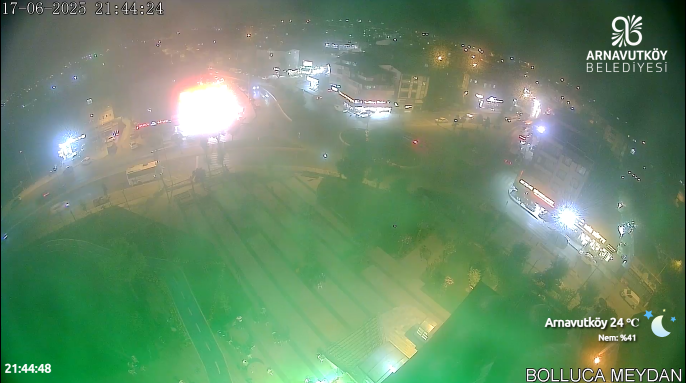
#> input picture media/1.png, 1372 x 766 px (shown at 1/2 size); its folder holds only this picture in this run
$ python -i 'arac_sayımı.py'   (imports and definitions only)   (older library calls are emulated)
#> lines starting #> are read from the running program, lines starting #| are printed output that depends on the picture
import cv2
import tkinter as tk
from tkinter import ttk, messagebox, filedialog
from threading import Thread, Event
import json
import os
import numpy as np
from datetime import datetime, time as dt_time, timedelta
import time
import math
from collections import defaultdict
import csv

CONFIG_PATH = "ayarlar.json"
CAMERA_INDEX = 1
DEFAULT_CONFIG = {
    "roi": [],
    "distortion": {"k1": 0.0, "k2": 0.0, "p1": 0.0, "p2": 0.0},
    "enhance": {"gamma": 1.2, "clipLimit": 2.0, "saturation": 1.0},
    "detection": {"threshold": 25, "min_area": 50, "max_distance": 30, "max_disappeared": 5},
    "schedule": {"start_time": "08:00", "end_time": "17:00", "active_days": [1, 2, 3, 4, 5]}
}


class CentroidTracker:
    def __init__(self, max_distance=30, max_disappeared=5):
#> further down, picture is the input picture: shape (766, 1372, 3); mean B, G, R 105.7, 137.6, 106.4
        self.next_id = 0
        self.objects = {}
        self.disappeared = {}
        self.max_distance = max_distance
        self.max_disappeared = max_disappeared
        self.total_count = 0
        self.entered_ids = set()
        self.entry_timestamps = {}
        self.last_positions = {}

    # [50 lines left out: functions update, mark_entered, not called in this run]

    def has_entered(self, object_id):
        return object_id in self.entered_ids


class AppState:
    def __init__(self):
        self.roi_list = []
        self.distortion = DEFAULT_CONFIG["distortion"].copy()
        self.enhance_params = DEFAULT_CONFIG["enhance"].copy()
        self.detection_params = DEFAULT_CONFIG["detection"].copy()
        self.schedule_params = DEFAULT_CONFIG["schedule"].copy()
        self.stop_event = Event()
        self.is_running = False
        self.auto_enhance = True
        self.show_motion_only = False
        self.full_screen_mode = False
        self.tracking_data = defaultdict(dict)
        self.object_counter = defaultdict(int)
        self.global_tracker = CentroidTracker(
            max_distance=self.detection_params["max_distance"],
            max_disappeared=self.detection_params["max_disappeared"]
        )
        self.start_time = None
        self.elapsed_time = timedelta()
        self.session_data = []


class ROIEditor:
    def __init__(self):
        self.dragging = False
        self.resizing = False
        self.rotating = False
        self.selected_roi_idx = -1
        self.selected_corner = -1
        self.start_x = 0
        self.start_y = 0
        self.start_angle = 0
        self.start_width = 0
        self.start_height = 0


# [3 lines not run here, left out]

app_state = AppState()
roi_editor = ROIEditor()
auto_enhance_var = tk.BooleanVar(value=app_state.auto_enhance)
show_motion_var = tk.BooleanVar(value=app_state.show_motion_only)
full_screen_mode_var = tk.BooleanVar(value=app_state.full_screen_mode)


def on_auto_enhance_change(*args):
    app_state.auto_enhance = auto_enhance_var.get()


def on_show_motion_change(*args):
    app_state.show_motion_only = show_motion_var.get()


def on_full_screen_mode_change(*args):
    app_state.full_screen_mode = full_screen_mode_var.get()


# [3 lines not run here, left out]


# [39 lines left out: functions create_default_config, validate_rois, ensure_int_coordinates, ensure_roi_visible, not called in this run]


def enhance_image(img):
    if not app_state.auto_enhance:
        return img

    try:
        lab = cv2.cvtColor(img, cv2.COLOR_BGR2LAB)
#> lab: shape (766, 1372, 3); mean of channels 0, 1, 2 138.4, 111.6, 142.2
        l_channel, a_channel, b_channel = cv2.split(lab)
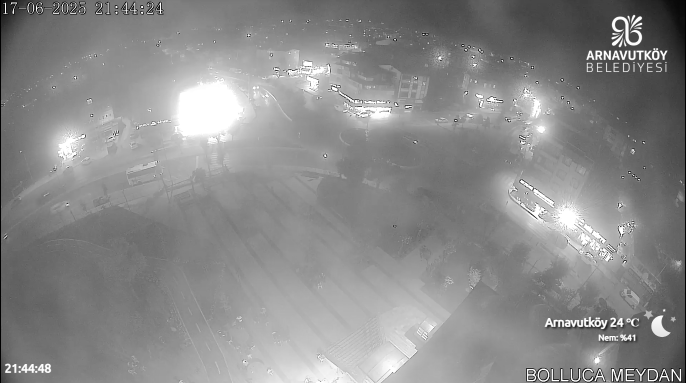
#> l_channel: shape (766, 1372) (shown at 1/2 size); min 0, max 255, mean 138.4
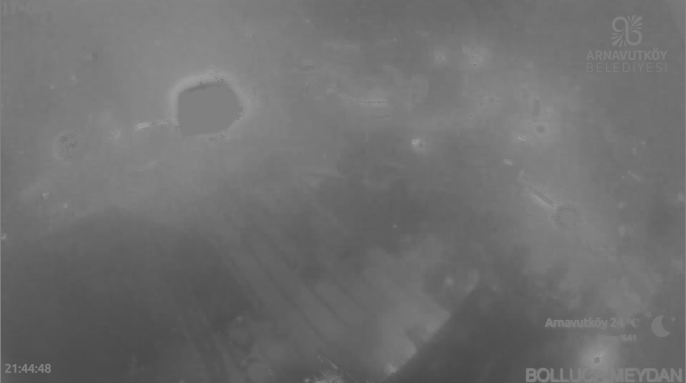
#> a_channel: shape (766, 1372) (shown at 1/2 size); min 70, max 172, mean 111.6
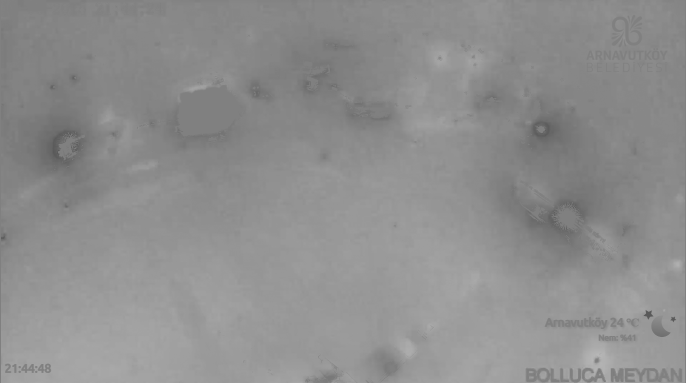
#> b_channel: shape (766, 1372) (shown at 1/2 size); min 79, max 184, mean 142.2

        clahe = cv2.createCLAHE(
            clipLimit=app_state.enhance_params["clipLimit"],
            tileGridSize=(8, 8)
        )
        l_channel = clahe.apply(l_channel)
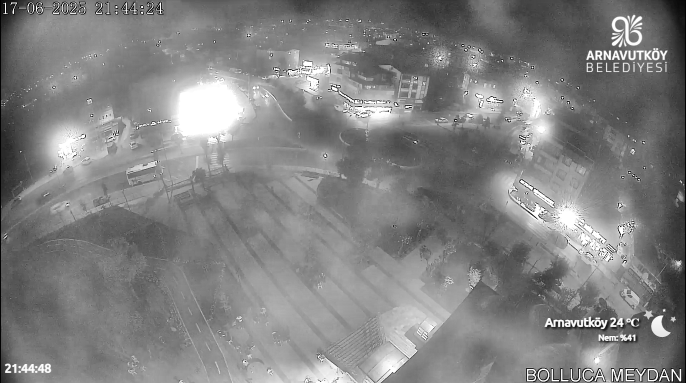
#> l_channel: shape (766, 1372) (shown at 1/2 size); min 0, max 255, mean 129.8

        improved_lab = cv2.merge((l_channel, a_channel, b_channel))
#> improved_lab: shape (766, 1372, 3); mean of channels 0, 1, 2 129.8, 111.6, 142.2
        img = cv2.cvtColor(improved_lab, cv2.COLOR_LAB2BGR)
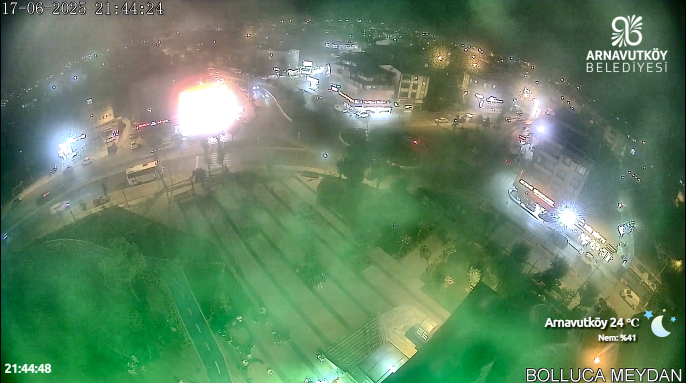
#> img: shape (766, 1372, 3) (shown at 1/2 size); mean B, G, R 97.5, 129, 97.7

        gamma = max(0.1, min(app_state.enhance_params["gamma"], 3.0))
        inv_gamma = 1.0 / gamma
        table = np.array([((i / 255.0) ** inv_gamma) * 255 for i in range(256)]).astype("uint8")
        img = cv2.LUT(img, table)

        hsv = cv2.cvtColor(img, cv2.COLOR_BGR2HSV)
#> hsv: shape (766, 1372, 3); mean H, S, V 57.3, 80.8, 145.8
        hsv = hsv.astype("float32")
#> hsv: shape (766, 1372, 3) float32; mean H, S, V 57.3, 80.8, 145.9
        saturation_scale = max(0.1, min(app_state.enhance_params["saturation"], 3.0))
        hsv[..., 1] = np.clip(hsv[..., 1] * saturation_scale, 0, 255)
        hsv = hsv.astype("uint8")
        img = cv2.cvtColor(hsv, cv2.COLOR_HSV2BGR)

        return img
    except Exception as e:
        print(f"Görüntü iyileştirme hatası: {str(e)}")
        return img


# [465 lines left out: functions undistort_image, is_within_schedule, handle_mouse_events, is_point_in_roi, video_loop, save_count_data and 4 more, not called in this run]


def create_roi_panel():
    panel = ttk.LabelFrame(root, text="ROI Yönetimi", width=300)
    panel.pack(side="right", fill="y", padx=5, pady=5)

    list_frame = ttk.Frame(panel)
    list_frame.pack(fill="x", pady=5)
    ttk.Label(list_frame, text="ROI Listesi:").pack()

    roi_listbox = tk.Listbox(list_frame, height=10, exportselection=False)
    roi_listbox.pack(fill="x", expand=True)

    btn_frame = ttk.Frame(panel)
    btn_frame.pack(fill="x", pady=5)

    ttk.Button(btn_frame, text="Yeni ROI Ekle", command=add_roi).pack(side="left", expand=True)
    ttk.Button(btn_frame, text="Seçiliyi Sil",
               command=lambda: delete_selected_roi(roi_listbox)).pack(side="left", expand=True)
    ttk.Button(btn_frame, text="Seçiliyi Düzenle",
               command=lambda: edit_selected_roi(roi_listbox)).pack(side="left", expand=True)

    prop_frame = ttk.LabelFrame(panel, text="ROI Özellikleri")
    prop_frame.pack(fill="x", pady=5)

    props = ["x", "y", "w", "h", "angle"]
    prop_vars = {}
    for i, prop in enumerate(props):
        ttk.Label(prop_frame, text=prop.upper() + ":").grid(row=i, column=0, sticky="e", padx=2)
        var = tk.DoubleVar(value=0)
        spin = ttk.Spinbox(prop_frame, from_=0, to=2000, textvariable=var, width=8)
        spin.grid(row=i, column=1, sticky="ew", padx=2)
        prop_vars[prop] = var

    # [7 lines left out: function on_roi_select, not called in this run]

    roi_listbox.bind("<<ListboxSelect>>", on_roi_select)

    # [6 lines left out: function update_roi_property, not called in this run]

    for prop in props:
        prop_vars[prop].trace_add("write", lambda *args, p=prop: update_roi_property(*args, prop=p))

    return panel, roi_listbox


def create_schedule_panel():
    panel = ttk.LabelFrame(root, text="Zamanlama Ayarları", width=300)
    panel.pack(side="right", fill="y", padx=5, pady=5)

    ttk.Label(panel, text="Başlangıç Saati:").pack(anchor="w", padx=5, pady=(5, 0))
    start_time_var = tk.StringVar(value=app_state.schedule_params["start_time"])
    start_time_entry = ttk.Entry(panel, textvariable=start_time_var, width=8)
    start_time_entry.pack(anchor="w", padx=5)

    ttk.Label(panel, text="Bitiş Saati:").pack(anchor="w", padx=5, pady=(5, 0))
    end_time_var = tk.StringVar(value=app_state.schedule_params["end_time"])
    end_time_entry = ttk.Entry(panel, textvariable=end_time_var, width=8)
    end_time_entry.pack(anchor="w", padx=5)

    ttk.Label(panel, text="Aktif Günler:").pack(anchor="w", padx=5, pady=(5, 0))
    days_frame = ttk.Frame(panel)
    days_frame.pack(fill="x", padx=5)

    day_vars = []
    day_names = ["Pzt", "Sal", "Çar", "Per", "Cum", "Cmt", "Paz"]
    for i, day in enumerate(day_names):
        var = tk.BooleanVar(value=(i + 1) in app_state.schedule_params["active_days"])
        cb = ttk.Checkbutton(days_frame, text=day, variable=var)
        cb.pack(side="left")
        day_vars.append((i + 1, var))

    # [18 lines left out: function save_schedule, not called in this run]

    ttk.Button(panel, text="Kaydet", command=save_schedule).pack(pady=5)

    return panel


# [47 lines left out: functions add_roi, delete_selected_roi, edit_selected_roi, refresh_roi_listbox, not called in this run]


def update_param(key, value, param_dict):
    param_dict[key] = float(value)


# [84 lines left out: functions save_config, load_config, reset_config, create_slider_frame, not called in this run]


# UI Setup
# [1 line that did not run here, left out]
# [1 line not run here, left out]

# [1 line that did not run here, left out]
# [1 line not run here, left out]

# [1 line that did not run here, left out]
# [1 line not run here, left out]

# [1 line that did not run here, left out]
# [1 line that did not run here, left out]

# Elapsed time display
elapsed_str = tk.StringVar(value="Geçen Süre: 00:00:00")
# [1 line that did not run here, left out]
# [1 line not run here, left out]

# [1 line that did not run here, left out]
# [7 lines not run here, left out]

# [1 line that did not run here, left out]
# [4 lines not run here, left out]

# [1 line that did not run here, left out]
# [1 line not run here, left out]

# Distortion sliders
distortion_params = {
    "k1": (-0.5, 0.5, 0.01, "Radial K1"),
    "k2": (-0.5, 0.5, 0.01, "Radial K2"),
    "p1": (-0.5, 0.5, 0.01, "Tangential P1"),
    "p2": (-0.5, 0.5, 0.01, "Tangential P2")
}
# [2 lines that did not run here, left out]

# Enhancement sliders
enhance_params_config = {
    "gamma": (0.1, 3.0, 0.1, "Gamma"),
    "clipLimit": (1.0, 5.0, 0.1, "Kontrast"),
    "saturation": (0.1, 3.0, 0.1, "Doygunluk")
}
# [2 lines that did not run here, left out]

# Detection sliders
detection_params_config = {
    "threshold": (5, 50, 1, "Eşik Değeri"),
    "min_area": (5, 200, 5, "Min Alan"),
    "max_distance": (10, 100, 5, "Max Mesafe"),
    "max_disappeared": (1, 30, 1, "Max Kayıp")
}
# [2 lines that did not run here, left out]

# [5 lines not run here, left out]

>>> import cv2
>>> picture = cv2.imread('media/1.png')
>>> result = enhance_image(picture)

$ run again, on media/2.png
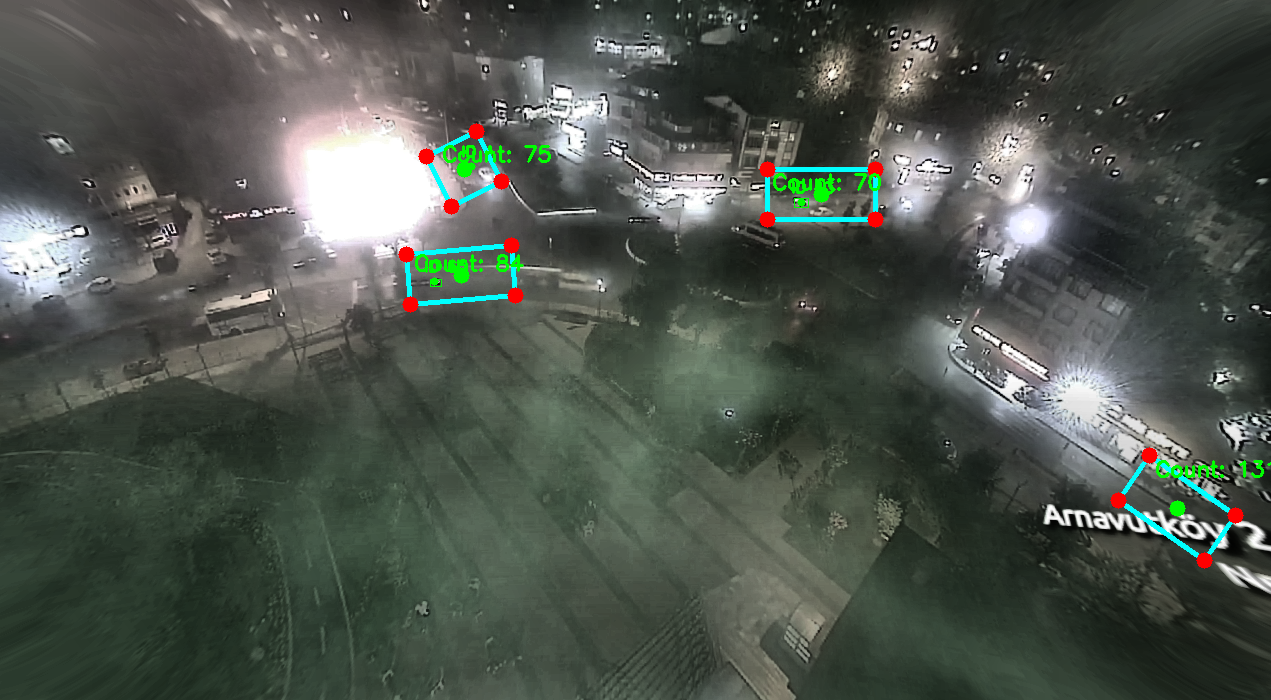
#> input picture media/2.png, 1271 x 700 px
#> picture is the input picture: shape (700, 1271, 3); mean B, G, R 76.1, 84.2, 77.1
#> lab: shape (700, 1271, 3); mean of channels 0, 1, 2 87.8, 123.8, 132
#> in enhance_image, `l_channel, a_channel, b_channel = cv2.split(lab)`:
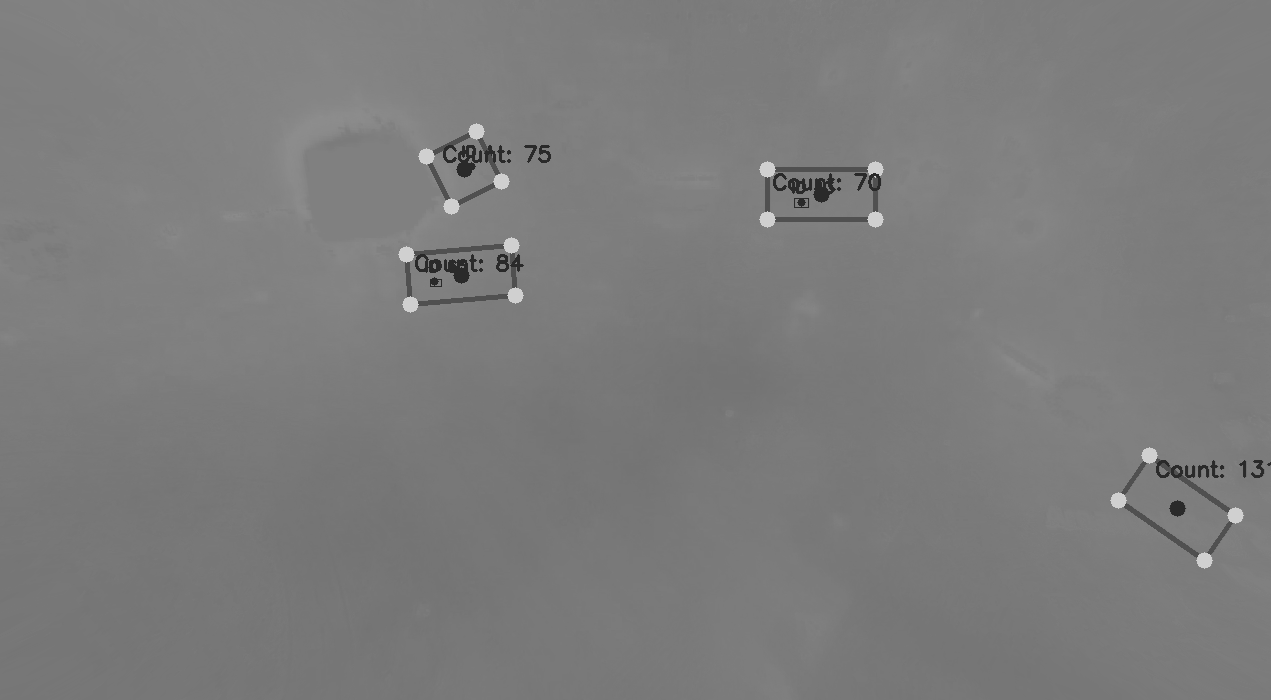
#> a_channel: shape (700, 1271); min 42, max 208, mean 123.8
#> improved_lab: shape (700, 1271, 3); mean of channels 0, 1, 2 104.3, 123.8, 132
#> in enhance_image, `img = cv2.cvtColor(improved_lab, cv2.COLOR_LAB2BGR)`:
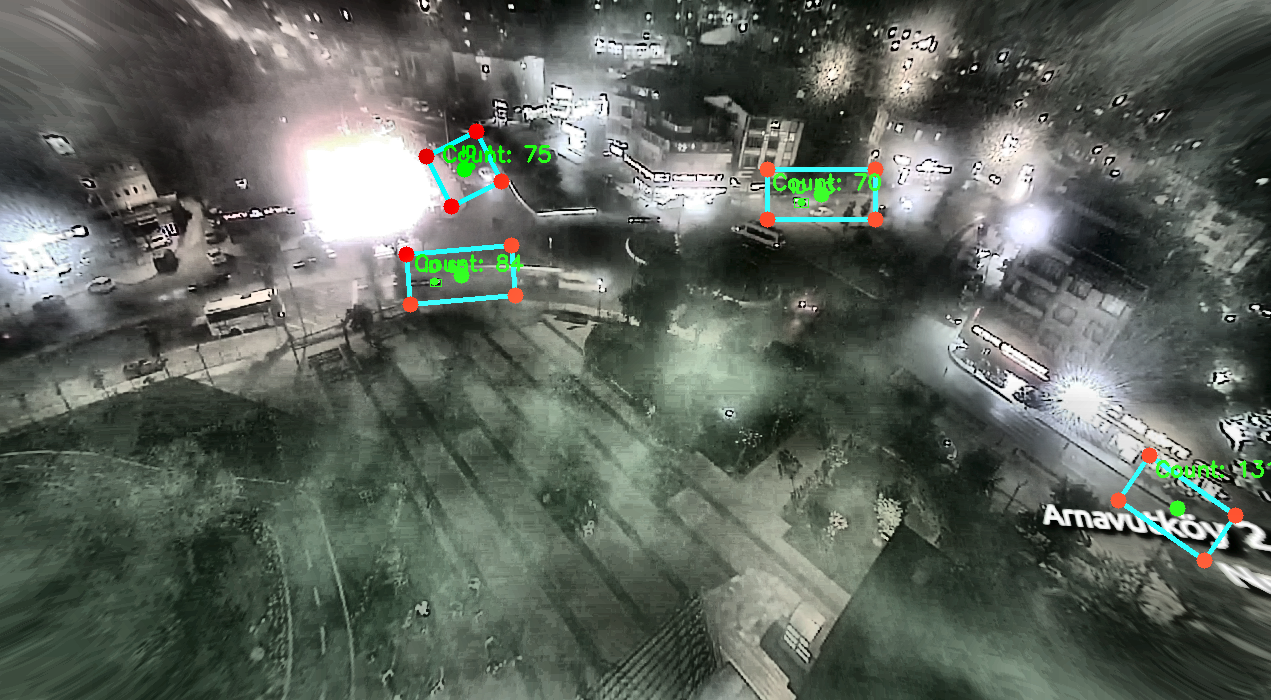
#> img: shape (700, 1271, 3); mean B, G, R 92, 100.3, 93.2
